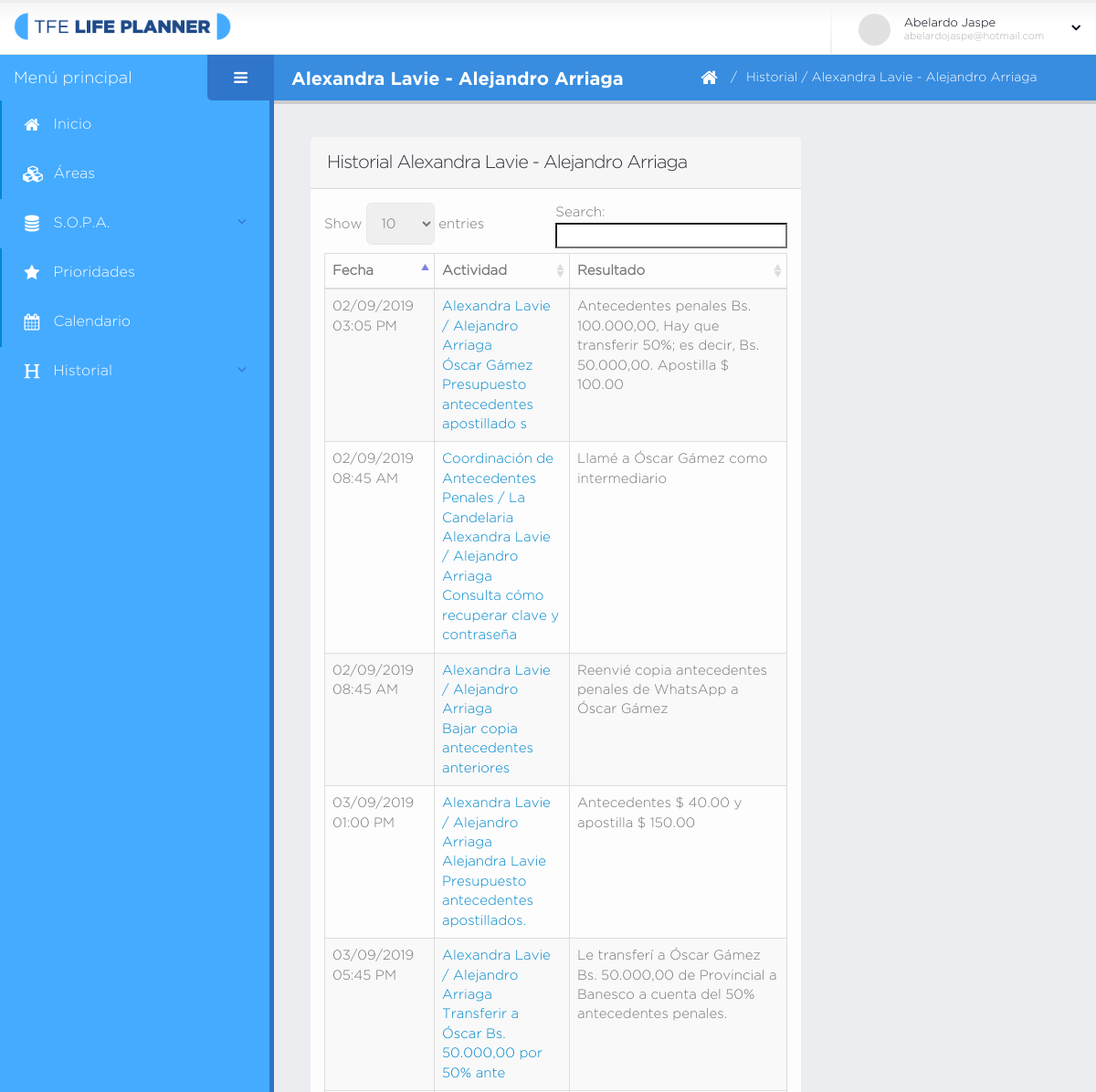
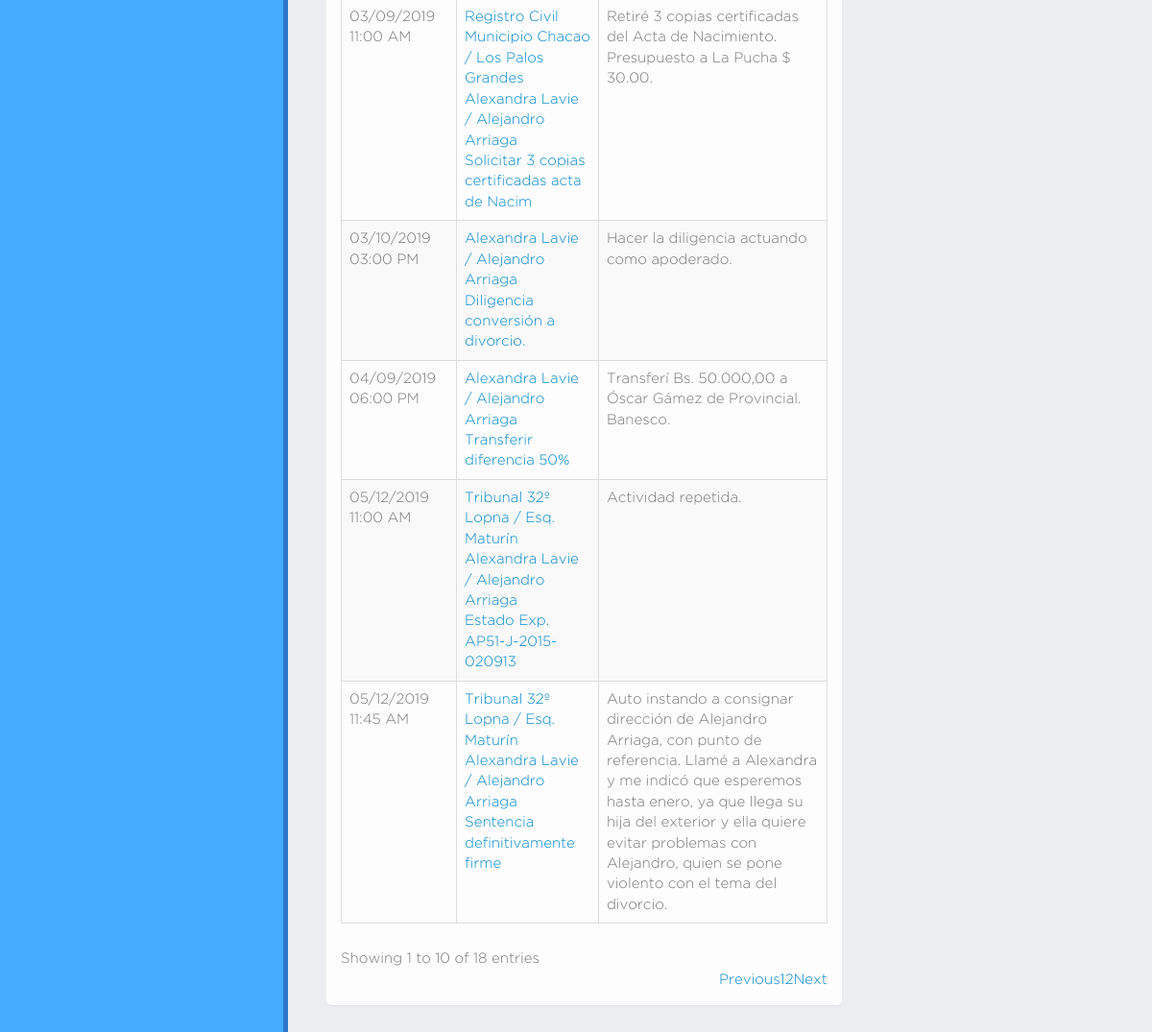
Page /es/historial-so.php?ids=9&ido=13 (signed in) on the committed database (2 pictures, top to bottom).
### tables this page shows
CREATE TABLE `sujeto_objeto` (
  `id` int(11) NOT NULL,
  `sujeto_id` int(11) NOT NULL,
  `objeto_id` int(11) NOT NULL,
  `area_id` int(11) NOT NULL,
  `sesion_id` int(11) NOT NULL,
  `creado` datetime DEFAULT NULL
);

CREATE TABLE `sujeto` (
  `id` int(11) NOT NULL,
  `nombre` varchar(140) NOT NULL,
  `creado` datetime DEFAULT NULL,
  `modificado` datetime DEFAULT NULL,
  `usuario_id` int(11) NOT NULL
);

CREATE TABLE `objeto` (
  `id` int(11) NOT NULL,
  `nombre` varchar(140) NOT NULL,
  `creado` datetime DEFAULT NULL,
  `modificado` datetime DEFAULT NULL,
  `usuario_id` int(11) NOT NULL
);

CREATE TABLE `actividad` (
  `id` int(11) NOT NULL,
  `tipo` varchar(45) NOT NULL,
  `tarea` varchar(45) DEFAULT NULL,
  `lugar` varchar(45) DEFAULT NULL,
  `direccion` varchar(45) DEFAULT NULL,
  `motivo` varchar(45) DEFAULT NULL,
  `contacto` varchar(45) DEFAULT NULL,
  `creado` datetime DEFAULT NULL,
  `modificado` datetime DEFAULT NULL,
  `proposito_id` int(11) NOT NULL,
  `estado` varchar(45) DEFAULT NULL,
  `resultado` varchar(600) DEFAULT NULL,
  `fecha_calendario` datetime DEFAULT NULL,
  `fecha_prioridad` datetime DEFAULT NULL,
  `fecha_agenda` datetime DEFAULT NULL,
  `fecha_terminacion` datetime DEFAULT NULL,
  `fecha_cancela` datetime DEFAULT NULL
);

### es/database/data-sujeto-objeto.php (called while the page is built, shortened)
<?php
	function obtenerSujetoObjetoPorids( $dbh, $ids, $ido ){
		$q = "select so.id as id_so, s.id as idsujeto, s.nombre nsujeto, o.id as idobjeto,
		o.nombre as nobjeto from sujeto_objeto so, sujeto s, objeto o
		where s.id = so.sujeto_id and o.id = so.objeto_id and s.id = $ids and o.id = $ido";
		$data = mysqli_fetch_array( mysqli_query( $dbh, $q ) );
		return $data;
	}
?>

### es/database/data-actividad.php (called while the page is built, shortened)
<?php
	function obtenerHistorialSujetoObjeto( $dbh, $ids, $ido ){
		$q = "select act.id as id_act, act.tipo, act.estado, act.tarea, act.lugar,
		act.direccion, act.motivo, act.contacto, act.resultado,
		date_format(act.fecha_calendario,'%d/%m/%Y %h:%i %p') as fcalendario,
		date_format(act.fecha_terminacion,'%d/%m/%Y %h:%i %p') as fterminacion,
		s.id as idsujeto, s.nombre nsujeto, o.id as idobjeto, o.nombre as nobjeto
		from actividad act, proposito p, sujeto s, objeto o, sujeto_objeto so
		where act.proposito_id = p.id and act.estado = 'finalizada' and
		p.sujeto_objeto_id = so.id and so.sujeto_id = s.id and so.objeto_id = o.id
		and s.id = $ids and o.id = $ido order by act.fecha_calendario DESC";
		return obtenerListaRegistros( mysqli_query( $dbh, $q ) );
	}
?>

### es/database/bd.php (called while the page is built, shortened)
<?php
	function obtenerListaRegistros( $data ){
		$lista_c = array();
		if( $data ){
			while( $c = mysqli_fetch_array( $data ) ){
				$lista_c[] = $c;
			}
		}
		return $lista_c;
	}
?>

### es/historial-so.php (the view, shortened to what this page needs)
<?php
    include( "database/bd.php" );
    include( "database/data-acceso.php" );
    include( "database/data-actividad.php" );
    include( "database/data-sujeto-objeto.php" );
    include( "fn/fn-actividad.php" );
    if( isset( $_GET["ids"], $_GET["ido"] ) ){
        $ids = $_GET["ids"];	$ido = $_GET["ido"];
        $reg_so = obtenerSujetoObjetoPorids( $dbh, $ids, $ido );
        $historial = obtenerHistorialSujetoObjeto( $dbh, $ids, $ido );
    }
    $titulo_pagina = $reg_so["nsujeto"]." - ".$reg_so["nobjeto"];
    $breadcrumb = "<a href='historial.php'>Historial</a> / $titulo_pagina";
?>
<!doctype html>
<html class="fixed">
	<head>
	</head>
	<body>
		<section class="body">
			<?php include( "secciones/header.php" ); ?>
			<div class="inner-wrapper">
				<?php include( "secciones/navegacion.php" ); ?>
				<section role="main" class="content-body">
					<?php include( "secciones/titulo_pagina.php" ); ?>
					<div class="row">
						<div class="col-md-8 col-sm-8 col-xs-12">
							<section class="panel">
								<header class="panel-heading">
									<h2 class="panel-title">
										Historial
										<?php echo $reg_so["nsujeto"]." - ".$reg_so["nobjeto"]?>
									</h2>
								</header>
								<div id="tabla_actividades_prioridad" class="panel-body">
									<table id="datatable-historial"
									class="table table-bordered table-striped mb-none thist">
										<thead>
											<tr>
												<th>Fecha</th>
												<th>Actividad</th>
												<th>Resultado</th>
											</tr>
										</thead>
										<tbody>
											<?php foreach ( $historial as $h ) { ?>
											<tr class="gradeX">
												<td> <?php echo $h["fcalendario"] ?> </td>
												<td>
													<a href="#actividad-historial" class="info_hist modal-sizes modal-with-zoom-anim" data-ida="<?php echo $h["id_act"] ?>">
														<?php echo infoPrioridad( $h ) ?>
													</a>
												</td>
												<td> <?php echo $h["resultado"] ?> </td>
											</tr>
											<?php } ?>
										</tbody>
									</table>
								</div>
							</section>
						</div>
					</div>
				</section>
			</div>
		</section>
	</body>
</html>

### es/secciones/titulo_pagina.php
<header class="page-header">
	<h2><?php echo $titulo_pagina; ?></h2>
	<div class="right-wrapper pull-right">
		<ol class="breadcrumbs">
			<li>
				<a href="home.php">
					<i class="fa fa-home"></i>
				</a>
			</li>
			<li><span><?php echo $breadcrumb; ?></span></li>
		</ol>
		<a class="sidebar-right-toggle" data-open=""></a>
	</div>
</header>

### es/fn/fn-actividad.php (shortened to what this page needs)
<?php
    function infoPrioridad( $a ){
      $info = "";
      if( $a["tipo"] == "g" ){
        $info .= "<div>$a[lugar] / $a[direccion]</div>";
        $info .= "<div>$a[nsujeto] / $a[nobjeto]</div>";
        $info .= "<div>$a[tarea]</div>";
      }
      if( $a["tipo"] == "e" ){
        $info .= "<div>$a[nsujeto] / $a[nobjeto]</div>";
        $info .= "<div>$a[tarea]</div>";
      }
      if( $a["tipo"] == "l" ){
        $info .= "<div>$a[nsujeto] / $a[nobjeto]</div>";
        $info .= "<div>$a[contacto]</div>";
        $info .= "<div>$a[motivo]</div>";
      }
      echo $info;
    }
?>

### assets/stylesheets/skins/default.css (style rules this page uses)
a, .btn-link { color: #0088cc; }

### rows in the picture
sujeto_objeto: sujeto.nombre "Alexandra Lavie - Alejandro Arriaga", sujeto.nombre "Alexandra Lavie", objeto.nombre "Alejandro Arriaga"
actividad: fcalendario "05/12/2019 11:45 AM", lugar "Tribunal 32º Lopna", direccion "Esq. Maturín", sujeto.nombre "Alexandra Lavie", objeto.nombre "Alejandro Arriaga", tarea "Sentencia definitivamente firme", resultado "Auto instando a consignar dirección de Alejandro Arriaga, con punto de referencia. Llamé a Alexandra y me indicó que esperemos hasta enero, ya que llega su hija del exterior y ella quiere evitar problemas con Alejandro, quien se pone violento con el tema del divorcio."
actividad: fcalendario "05/12/2019 11:00 AM", lugar "Tribunal 32º Lopna", direccion "Esq. Maturín", sujeto.nombre "Alexandra Lavie", objeto.nombre "Alejandro Arriaga", tarea "Estado Exp. AP51-J-2015-020913", resultado "Actividad repetida."
actividad: fcalendario "03/10/2019 03:00 PM", sujeto.nombre "Alexandra Lavie", objeto.nombre "Alejandro Arriaga", tarea "Diligencia conversión a divorcio.", resultado "Hacer la diligencia actuando como apoderado."
actividad: fcalendario "04/09/2019 06:00 PM", sujeto.nombre "Alexandra Lavie", objeto.nombre "Alejandro Arriaga", tarea "Transferir diferencia 50%", resultado "Transferí Bs. 50.000,00 a Óscar Gámez de Provincial. Banesco."
actividad: fcalendario "03/09/2019 05:45 PM", sujeto.nombre "Alexandra Lavie", objeto.nombre "Alejandro Arriaga", tarea "Transferir a Óscar Bs. 50.000,00 por 50% ante", resultado "Le transferí a Óscar Gámez Bs. 50.000,00 de Provincial a Banesco a cuenta del 50% antecedentes penales."
actividad: fcalendario "03/09/2019 01:00 PM", sujeto.nombre "Alexandra Lavie", objeto.nombre "Alejandro Arriaga", contacto "Alejandra Lavie", motivo "Presupuesto antecedentes apostillados.", resultado "Antecedentes $ 40.00 y apostilla $ 150.00"
actividad: fcalendario "03/09/2019 11:00 AM", lugar "Registro Civil Municipio Chacao", direccion "Los Palos Grandes", sujeto.nombre "Alexandra Lavie", objeto.nombre "Alejandro Arriaga", tarea "Solicitar 3 copias certificadas acta de Nacim", resultado "Retiré 3 copias certificadas del Acta de Nacimiento. Presupuesto a La Pucha $ 30.00."
actividad: fcalendario "02/09/2019 03:05 PM", sujeto.nombre "Alexandra Lavie", objeto.nombre "Alejandro Arriaga", contacto "Óscar Gámez", motivo "Presupuesto antecedentes apostillado s", resultado "Antecedentes penales Bs. 100.000,00, Hay que transferir 50%; es decir, Bs. 50.000,00. Apostilla $ 100.00"
actividad: fcalendario "02/09/2019 08:45 AM", lugar "Coordinación de Antecedentes Penales", direccion "La Candelaria", sujeto.nombre "Alexandra Lavie", objeto.nombre "Alejandro Arriaga", tarea "Consulta cómo recuperar clave y contraseña", resultado "Llamé a Óscar Gámez como intermediario"
actividad: fcalendario "02/09/2019 08:45 AM", sujeto.nombre "Alexandra Lavie", objeto.nombre "Alejandro Arriaga", tarea "Bajar copia antecedentes anteriores", resultado "Reenvié copia antecedentes penales de WhatsApp a Óscar Gámez"

### other values in the picture
$usuario["nombre"] "Abelardo Jaspe"
$usuario["email"] "abelardojaspe@hotmail.com"
